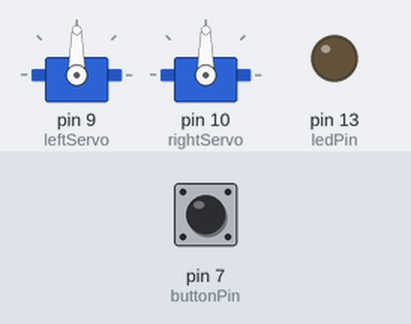
Bench run of a sketch on a simulated Arduino Uno, built with avr-gcc and run on an emulated ATmega328P. On the bench: 2 × servo, output pins drawn as LEDs (lit = HIGH). Inputs (shaded band) come from the test bench; at power-on: pin 7 (buttonPin) HIGH.

Above: at 0.8 s.
0.9 s: pin 7 (buttonPin) pulled LOW for 0.15 s
At 1.3 s:
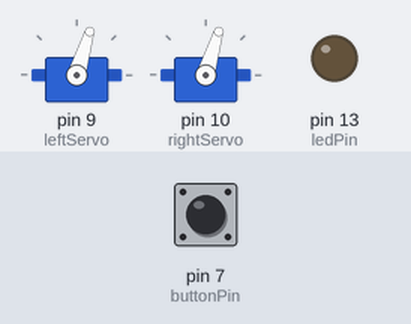
At 3.4 s:
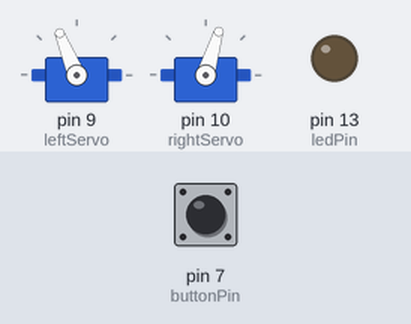
Timing chart, 0 to 4.9 s (numbered marks = the images above; inputs shaded):
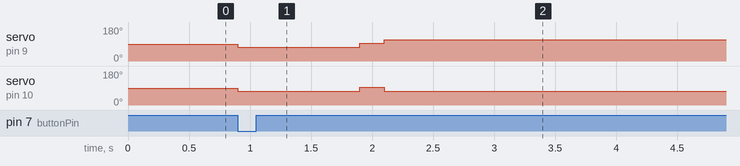

The sketch:

10_-_servoFunctiontest.ino
```cpp
#include <Servo.h>

#define RIGHT -1
#define LEFT 1

Servo leftServo;
Servo rightServo;

const byte ledPin = 13;
const byte buttonPin = 7;

const byte power = 200;

int adj = 1;

//---------------------------------------------
void motorStop(int time =200)
{
  leftServo.writeMicroseconds(1500);
  rightServo.writeMicroseconds(1500);
  delay(time);
}

//---------------------------------------------
void motorForward()
{
  leftServo.writeMicroseconds(1500 + power);
  rightServo.writeMicroseconds(1500 - power*adj);
}

//---------------------------------------------
void motorFwTime (unsigned int time)
{
  motorForward();
  delay (time);
  motorStop();
}

//---------------------------------------------
void motorBackward()
{
  leftServo.writeMicroseconds(1500 - power);
  rightServo.writeMicroseconds(1500 + power);
}

//---------------------------------------------
void motorTurn(int direction, int time)
{
  leftServo.writeMicroseconds(1500 - power*direction);
  rightServo.writeMicroseconds(1500 - power*direction);
  delay (time);
  motorStop();
}

//---------------------------------------------
void setup()
{
  pinMode(ledPin, OUTPUT);
  pinMode(buttonPin, INPUT_PULLUP);

  leftServo.attach(9);
  rightServo.attach(10);

  while(digitalRead(buttonPin))
 {
 }

 motorTurn (LEFT, 1000);
 motorForward ();

}


void loop()
{

}
```

Measured:
- after the input at 0.9 s, servo on pin 9 (leftServo): 90° → 73° at once, → 93° 1.0 s later, → 112° 0.20 s later; servo on pin 10 (rightServo): 90° → 73° at once, → 93° 1.0 s later, → 73° 0.20 s later
